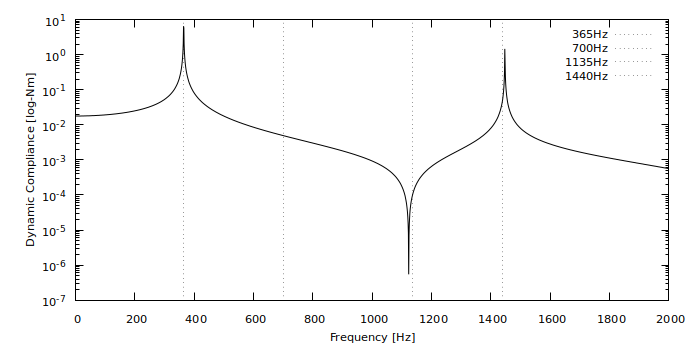

The script that saved this image:


set tics font ",8.5"
set key font ",8.5"
	set xlabel font ",8.5"
set ylabel font ",8.5"

set xlabel "angels" offset 0,0.6
set ylabel "angels" offset 1.2,0

set logscale y
set xlabel "Frequency [Hz]"
set ylabel "Dynamic Compliance [log-Nm]"
set format y "10^{%T}"

set style line 1 lt 2 lc rgb "black" lw 1 dashtype 1
set style line 2 lt 2 lc rgb "black" lw 1 dashtype 2 
set style line 3 lt 2 lc rgb "black" lw 1 dashtype 3
set style line 4 lt 2 lc rgb "black" lw 1 dashtype 4

set arrow from 365,graph 0 to 365,graph 1 nohead lt 0
set arrow from 700,graph 0 to 700,graph 1 nohead lt 0
set arrow from 1135,graph 0 to 1135,graph 1 nohead lt 0
set arrow from 1440,graph 0 to 1440,graph 1 nohead lt 0

plot 'f_zdinflexnd.txt' with lines title "" ls 1, \
	 1/0 t "365Hz" lt 0, \
	 1/0 t "700Hz" lt 0, \
	 1/0 t "1135Hz" lt 0, \
	 1/0 t "1440Hz" lt 0

set term pngcairo size 700,350
#set term pngcairo size 800,400
set termoption dashed
set output "Fig6.png"
replot
set term x11	 
